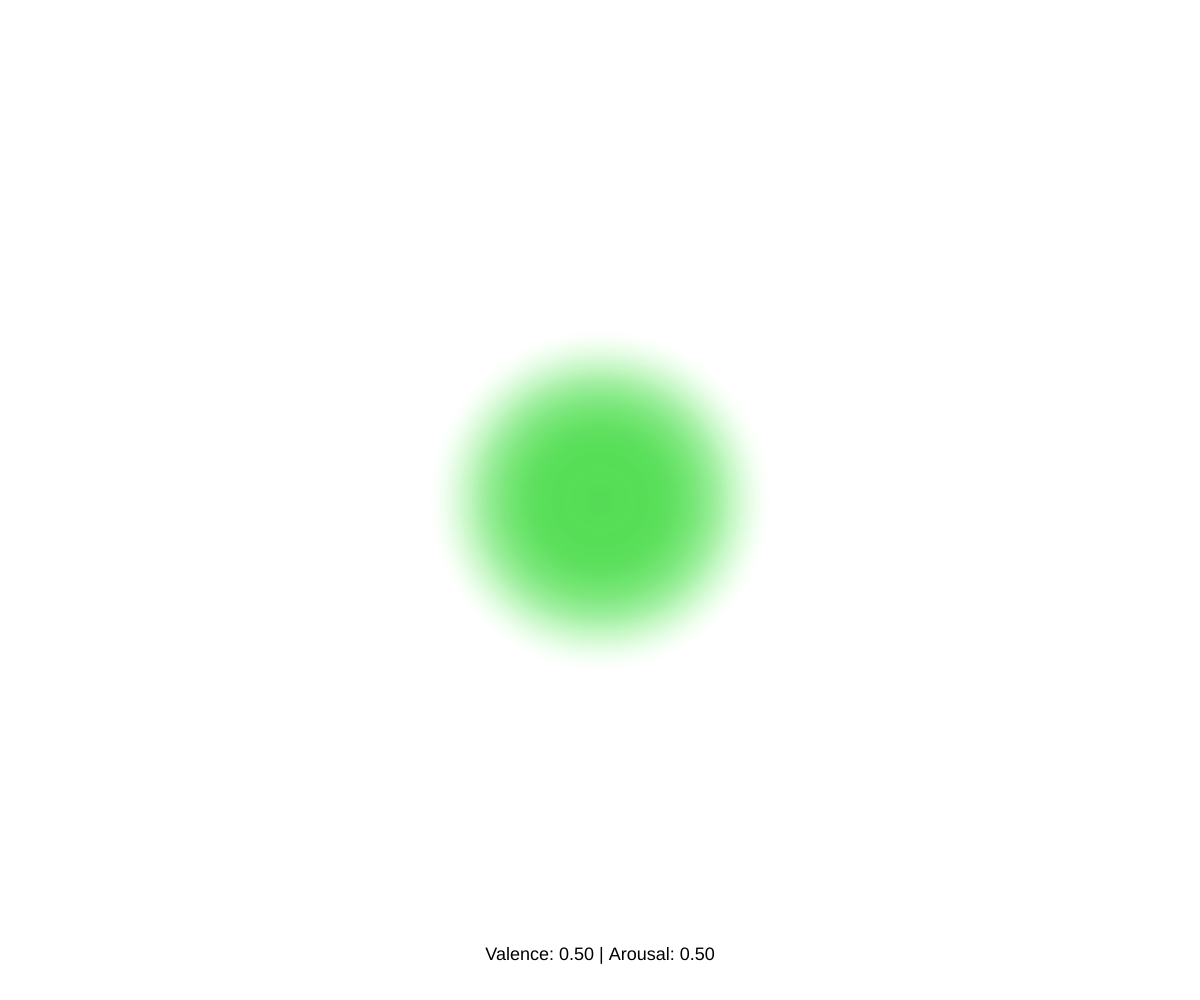
Frame 1 (no input)
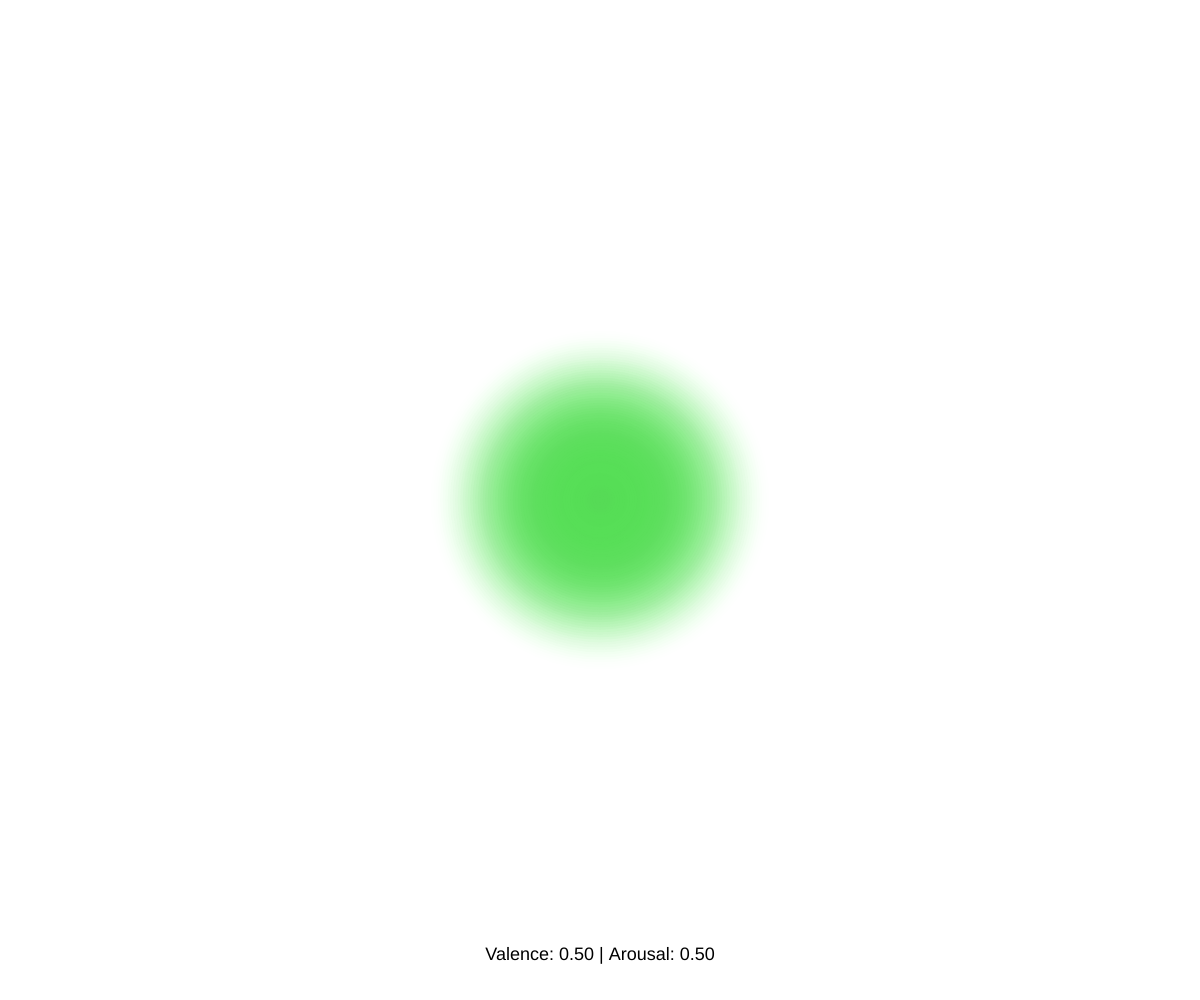
Frame 60 (no input)
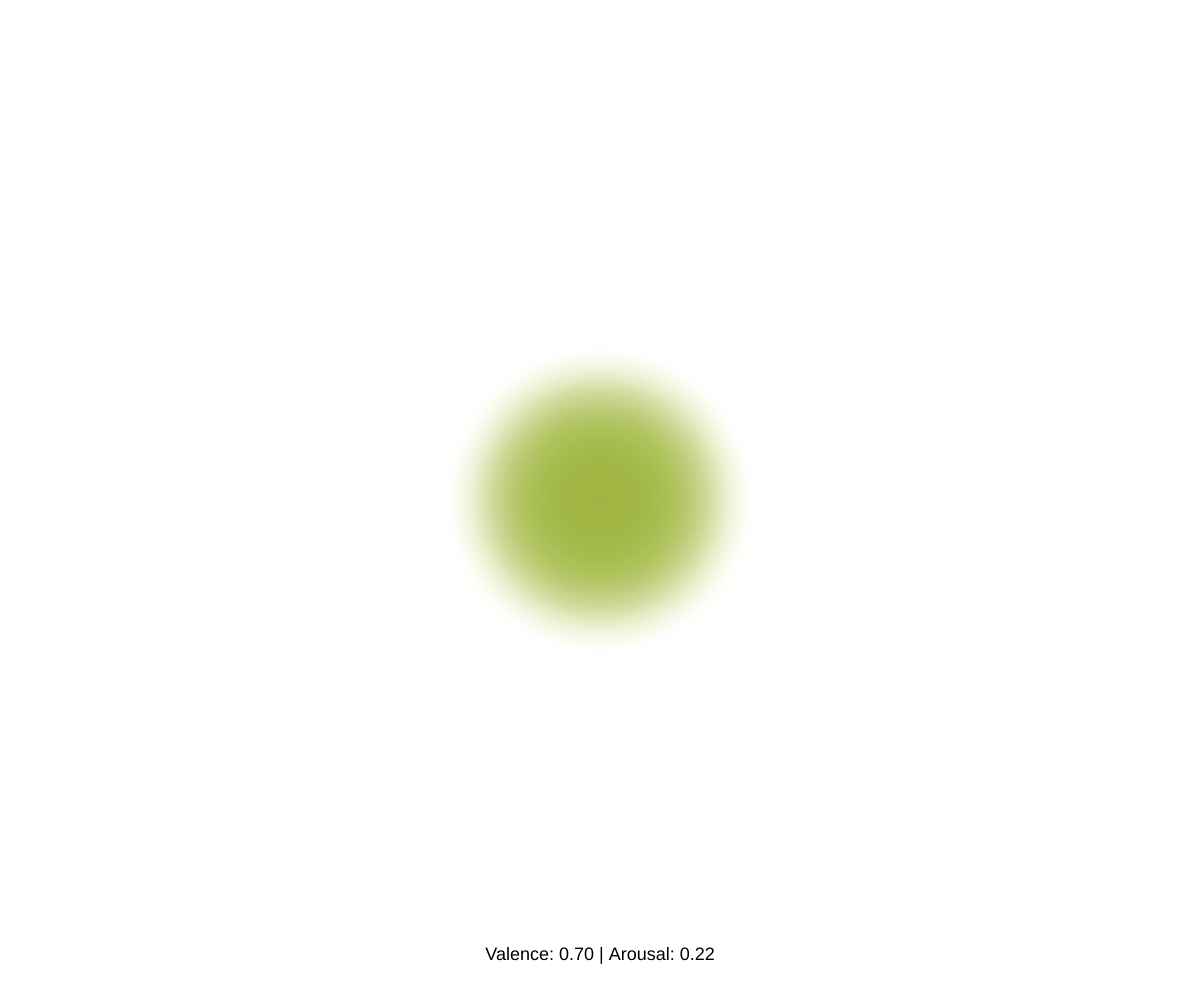
Frame 120 (the mouse pressed at the canvas centre since frame 60)

The p5.js sketch that drew these frames (run headless with seeded random() and noise() and a simulated clock; from frame 60 on, the mouse is pressed at the canvas centre):

// p5.js sketch
// ── sketch.js
let auraLayer;
let emotion = { valence: 0.5, arousal: 0.5 };
let targetEmotion = { ...emotion };
let t = 0; // time for pulse

function setup() {
  createCanvas(windowWidth, windowHeight);
  auraLayer = createGraphics(width, height);
  auraLayer.colorMode(HSL, 360, 100, 100, 1);
  noStroke();
}

function draw() {
  background(255);

  // Smooth transition
  emotion.valence = lerp(emotion.valence, targetEmotion.valence, 0.05);
  emotion.arousal = lerp(emotion.arousal, targetEmotion.arousal, 0.05);

  let hueVal = map(emotion.valence, 0, 1, 240, 0);
  let sat = map(emotion.arousal, 0, 1, 30, 100);
  let bri = map(emotion.arousal, 0, 1, 40, 80);
  let baseRadius = 150 + emotion.arousal * 50;

  // Pulse motion
  t += 0.01 + emotion.arousal * 0.1; // higher arousal = faster pulse
  let pulse = sin(t) * (5 + emotion.arousal * 2); // amplitude scales with arousal
  let radius = baseRadius + pulse;

  // Draw aura with pulsing size
  auraLayer.clear();
  for (let r = radius * 2; r > 0; r -= 5) {
    let alpha = map(r, 0, radius * 2, 0.2, 0);
    auraLayer.noStroke();
    auraLayer.fill(hueVal, sat, bri, alpha);
    auraLayer.ellipse(width / 2, height / 2, r);
  }

  image(auraLayer, 0, 0);

  // Label
  fill(0);
  textAlign(CENTER);
  textSize(18);
  text(`Valence: ${emotion.valence.toFixed(2)} | Arousal: ${emotion.arousal.toFixed(2)}`, width / 2, height - 40);
}

function mousePressed() {
  targetEmotion.valence = random();
  targetEmotion.arousal = random();
}
